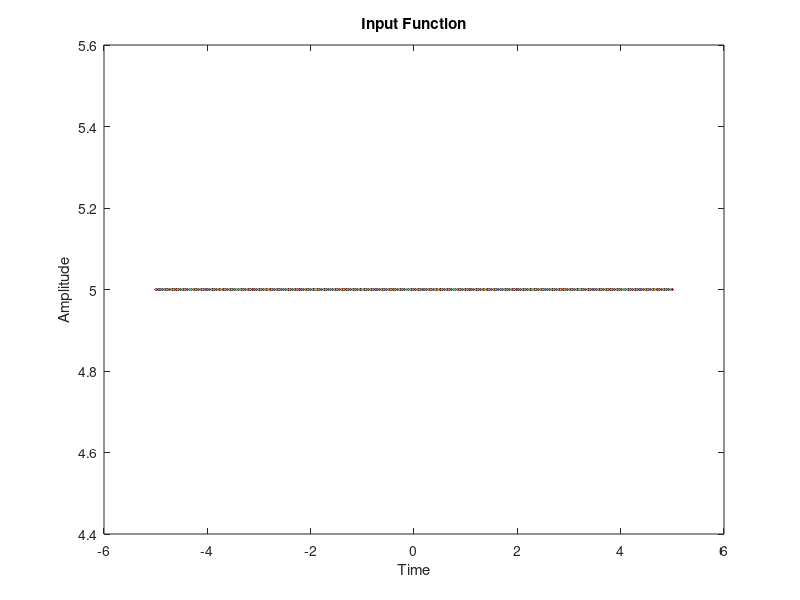
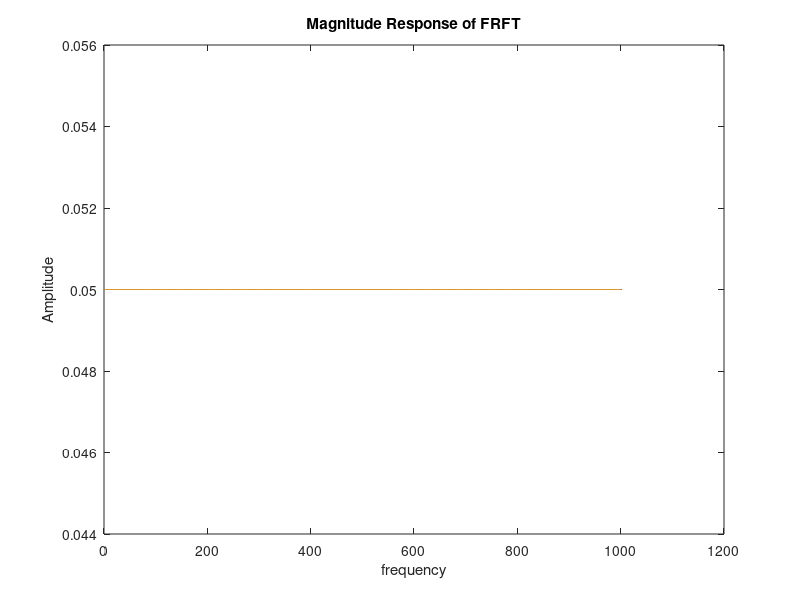
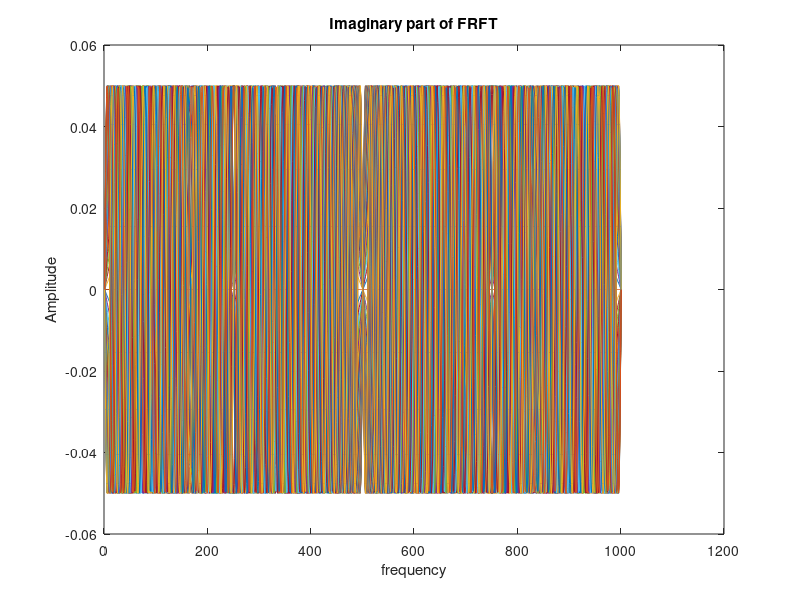

Source code (MATLAB) for these figures, in order:
%Program to Calculate CONTIONOUS FRACTIONAL FOURIER TRANSFORM
% By Ashish Soni,ATC Indore
tic
clc; 
clear all; 
close all;

T=input('enter the value of T - ');
t=-T:0.01:T;
X=input('enter input function - ');
disp('Program to Calculate Continous Fractional Fourier Transform')
U=input('enter the range of frequency - ');
a=input('Enter the rotation angle a (except 0) - ');

p=0;q=0; 
 for t=-T:0.01:T
  p=p+1;
    for u=-U:0.1:U;
        q=q+1;
%         x1(p,q)=(sqrt((1-j*cot(a))/(2*pi)))*exp(j*(((0.5*(u^2)+0.5*(t^2))*cot(a))-u*t*(1/sin(a))));
        x1(p,q)=(sqrt(1-j*cot(a*pi/2)))*exp(j*pi*((u^2)*cot(a*pi/2)+(t^2)*cot(a*pi/2)-2*u*t*(1/sin(a*pi/2))));
    end
    q=0;
 end
 
 
u=-U:0.1:U;
x2=0.01*(X*x1);

% x3=20*log10(abs(x2)./max(x2));
t=-T:0.01:T;

figure,
plot(t,X);xlabel('Time');ylabel('Amplitude');title('Input Function');

figure,
plot(abs(x2));
xlabel('frequency');ylabel('Amplitude');title('Magnitude Response of FRFT');

figure,
plot(imag(x2));
xlabel('frequency');ylabel('Amplitude');title('Imaginary part of FRFT');
 
toc